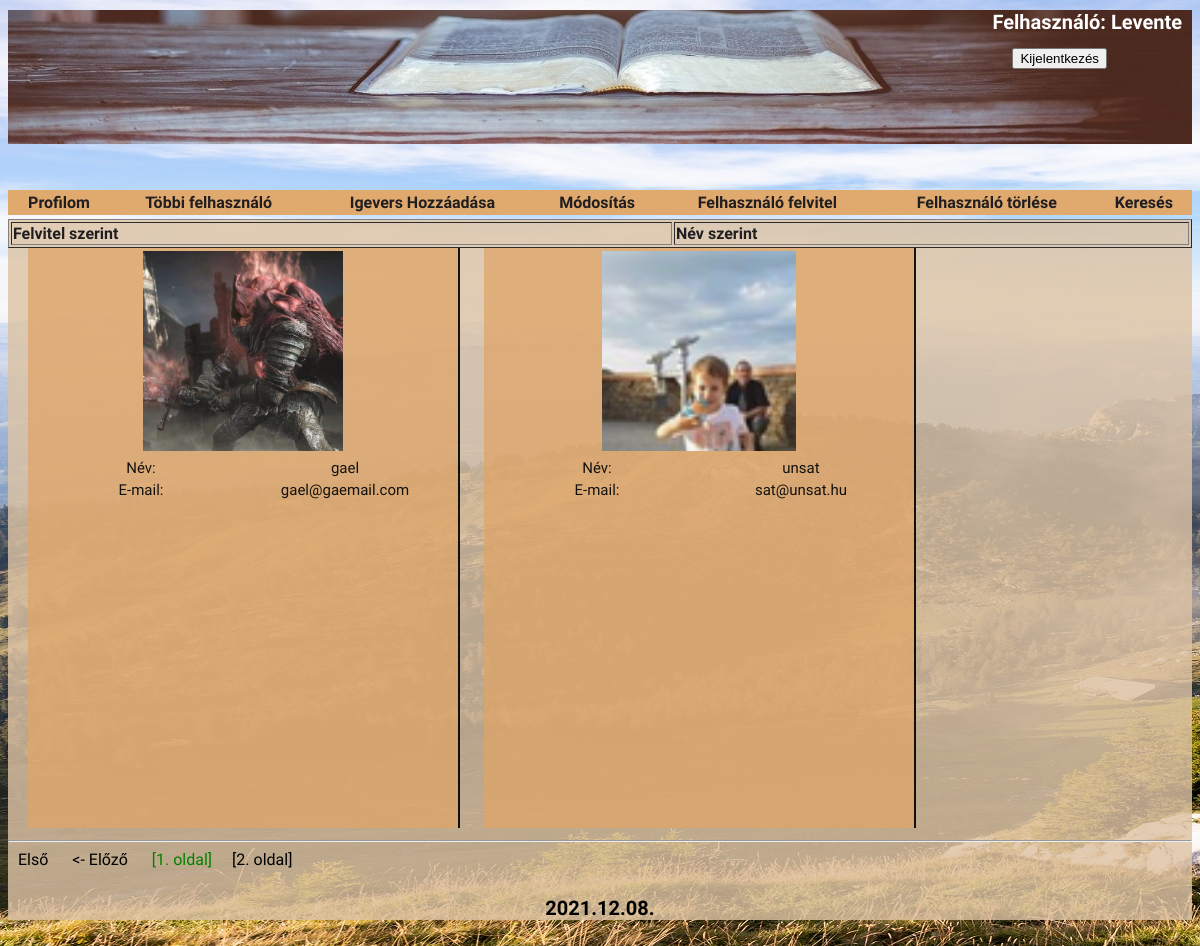
The page /index.php?d=2&order=0&page=2 (signed in) on the database its author committed.
### tables this page shows
CREATE TABLE `menu` (
  `id` int(11) NOT NULL,
  `name` varchar(20) DEFAULT NULL,
  `link` int(11) DEFAULT NULL
);

CREATE TABLE `users` (
  `id` int(11) NOT NULL,
  `uname` varchar(40) DEFAULT NULL,
  `email` varchar(60) DEFAULT NULL,
  `passwd` varchar(32) DEFAULT NULL,
  `img` text DEFAULT NULL,
  `authority` varchar(20) DEFAULT NULL
);

### menu.php (the view, shortened to what this page needs)
<?php
$dbname="elso";
$con=connect("root","",$dbname);
$query="select authority from users where uname='".$_SESSION['user']."'";
$res=mysqli_query($con,$query) or die ("Hiba: ".mysqli_error($con));
list($aut)=mysqli_fetch_row($res);
if($aut=="admin")
    $query="select name,link from menu";
else if($aut=="user")
    $query="select name,link from menu where link<=4";
else
    $query="select name,link from menu where link<=3";
$result=mysqli_query($con,$query) or die ("Hiba: ".mysqli_error($con));
echo "<table>";
while(list($menutitle,$link)=mysqli_fetch_row($result))
{
	echo "<td><a class=menu href=index.php?d=".$link.">".$menutitle."</a></td>";
}
echo "</table>";
?>

### formlist.php (shortened to what this page needs)
<?php
$dbname = "elso";
$con = connect("root","",$dbname);
if(!isset($_GET["order"]))
{
   $order = 0;
}
else
{
    $order = $_GET["order"];
}
if($order==0)
{
    $orderstring=" order by id";
}
else
{
    $orderstring=" order by uname";
}
$limit = 4;
$page = isset($_GET["page"])? abs((int)$_GET["page"]): 1;
$query = "select count(*) from users";
$res=mysqli_query($con,$query) or die ("Nem sikerült".$query);
$list=mysqli_fetch_row($res);
$c = array_shift($list);
$maxpage = ceil($c / $limit);
if($page <= 0)
{
    $page = 1;
}
else if($page >= $maxpage)
{
    $page = $maxpage;
}
$offset = ($page-1)*$limit;
$query="select id,uname,email,img from users";
$query .= $orderstring;
$query .=" limit $offset,$limit";
$result=mysqli_query($con,$query) or die ("Nem sikerült ".$query);
echo "<table width=100% border=1><tr class=title><td><a href=index.php?d=".$_GET['d']."&order=0>Felvitel szerint</a></td><td>
<a href=index.php?d=".$_GET['d']."&order=1>Név szerint</a> </td></tr></table>";
while (list($id,$nev,$email,$kep)=mysqli_fetch_row($result))
{
 echo "<div id=tobbifelhasznalo> <table style=height:250px;>";
        echo "<tr><td colspan=2><img src=" . $kep . " alt=".$kep." height=200px /></td></tr>";
        echo "<tr><td>Név: </td><td>" . $nev . "</td></tr>";
        echo "<tr><td>E-mail: </td><td>" . $email . "</td></tr>";
        echo "<tr style = height:300px;></tr>";
        echo '</table> </div> ';
}
echo '<hr style="clear:both;">';
$linklimit = 4;
$linklimit2 = $linklimit / 2;
$linkoffset = ($page > $linklimit2) ? $page - $linklimit2 : 0;
$linkend = $linkoffset+$linklimit;
if ($maxpage - $linklimit2 < $page)
{
   $linkoffset = $maxpage - $linklimit;
   if ($linkoffset < 0)
   {
      $linkoffset = 0;
   }
   $linkend = $maxpage;
}
echo "<div id=formlistlink>";
if ($page > 1)
{
  echo "<a href='index.php?d=".$_GET['d']."&order=".$order."&page=1'> Első </a>";
  echo "<a href='index.php?d=".$_GET['d']."&order=".$order."&page=".($page-1)."'> <- Előző </a>";
}
 for ($i=1+$linkoffset; $i <= $linkend and $i <= $maxpage; $i++)
 {
    $style = ($i == $page) ? "color: black;" : "color: green;";
    echo "<a href='index.php?d=".$_GET['d']."&order=".$order."&page=$i' style='$style'>[$i. oldal]</a>";
 }
   echo "</div>";
?>

### css/webpage.css (style rules this page uses)
body { background-image: url(loginkep.jpg); font-family:'Krona One', sans-serif; }
div#menu table { margin-left: auto; margin-right: auto; width: 100%; background-color:#e0a96d; }
td a { text-decoration: none; font-family:'Krona One', sans-serif; font-weight: bolder; color:#201e20; }
div#content div#tobbifelhasznalo { display: inline-block; margin-left:20px; height: 580px; font-size: 15px; text-align: center; border-right: 2px solid black; padding-right: 10px; padding-left: 10px; background-color:#dfa567d0; opacity: 90%; }
div#content div#tobbifelhasznalo td { width:200px; }
div#content div#formlistlink a { text-decoration: none; padding:10px; color:black; }

### rows shown on the page
menu: name "Profilom"
menu: name "Többi felhasználó"
menu: name "Igevers Hozzáadása"
menu: name "Módosítás"
menu: name "Felhasználó felvitel"
menu: name "Felhasználó törlése"
menu: name "Keresés"
users: img (picture), uname "gael", email "gael@gaemail.com"
users: img (picture), uname "unsat", email "sat@unsat.hu"

### other values the page prints
$_SESSION["user"] "Levente"
